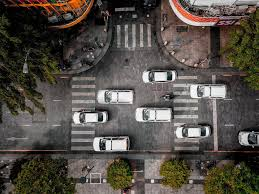
#> input picture iz2/testImage5.jpg, 259 x 194 px
$ python Kirsh.py   (older library calls are emulated)
#> lines starting #> are read from the running program, lines starting #| are printed output that depends on the picture; after the words box and inside, x2 and y2 are one past the last pixel; in counts of white or black regions, pixels touching at a corner belong together
import cv2
import numpy as np


def kirsch_operator(image):
    # Определение масок Кирша для 8 направлений
    kernels = [
        np.array([[5, 5, 5], [-3, 0, -3], [-3, -3, -3]]),  # North
        np.array([[5, 5, -3], [5, 0, -3], [-3, -3, -3]]),  # North-East
        np.array([[5, -3, -3], [5, 0, -3], [5, -3, -3]]),  # East
        np.array([[-3, -3, -3], [5, 0, -3], [5, 5, -3]]),  # South-East
        np.array([[-3, -3, -3], [-3, 0, 5], [-3, 5, 5]]),  # South
        np.array([[-3, -3, -3], [-3, 0, 5], [-3, -3, 5]]),  # South-West
        np.array([[-3, -3, 5], [-3, 0, 5], [-3, -3, 5]]),  # West
        np.array([[5, -3, -3], [-3, 0, -3], [-3, -3, -3]])  # North-West
    ]

    # Применение масок и нахождение максимума
    max_response = np.zeros(image.shape)

    for kernel in kernels:
        response = cv2.filter2D(image, cv2.CV_64F, kernel)
        max_response = np.maximum(max_response, response)

    return max_response


# Загрузка изображения и преобразование в оттенки серого
image = cv2.imread('testImage5.jpg')
#> image is the input picture: shape (194, 259, 3); mean B, G, R 70.9, 77.8, 83.6
minValue = 150

gray_image = cv2.cvtColor(image, cv2.COLOR_BGR2GRAY)
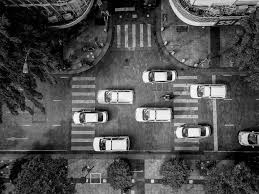
#> gray_image: shape (194, 259); min 0, max 255, mean 78.7
gray_image = cv2.GaussianBlur(gray_image, (5, 5), sigmaX=12, sigmaY=12)
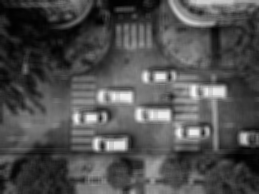
#> gray_image: shape (194, 259); min 1, max 242, mean 78.7
# Применение алгоритма Кирша
edges_kirsch = kirsch_operator(gray_image)
#> the loop in kirsch_operator, `for kernel in kernels:` made 8 passes
#> pass 1, in kirsch_operator, `response = cv2.filter2D(image, cv2.CV_64F, kernel)`:
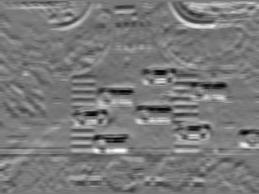
#> response: shape (194, 259) float64; min -893, max 972, mean 0.2; drawn with min black and max white
#> pass 1, in kirsch_operator, `max_response = np.maximum(max_response, response)`:
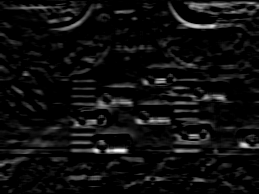
#> max_response: shape (194, 259) float64; min 0, max 972, mean 57.4; drawn with min black and max white
#> pass 2, in kirsch_operator, `response = cv2.filter2D(image, cv2.CV_64F, kernel)`:
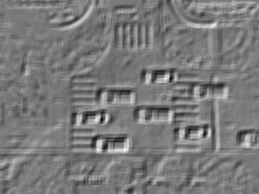
#> response: shape (194, 259) float64; min -832, max 899, mean -0.3; drawn with min black and max white
#> after the loop in kirsch_operator, `for kernel in kernels:`:
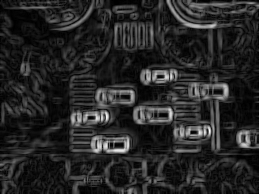
#> max_response: shape (194, 259) float64; min 0, max 1060, mean 160; drawn with min black and max white

# Нормализация результата для отображения
edges_kirsch = cv2.normalize(edges_kirsch, None, alpha=0, beta=255,
                             norm_type=cv2.NORM_MINMAX)
edges_kirsch = np.uint8(edges_kirsch)
_, edges_kirsch = cv2.threshold(edges_kirsch,minValue,255,cv2.THRESH_BINARY)
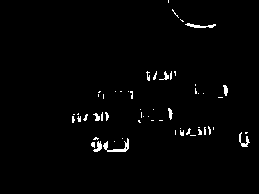
#> edges_kirsch: shape (194, 259); 1.7% white in thin lines or dots, all inside (x1, y1, x2, y2) = (72, 0, 250, 152)
# Отображение результатов
cv2.imshow('Original Image', image)
cv2.imshow('Edges using Kirsch Operator', edges_kirsch)
cv2.imwrite('result.jpg',edges_kirsch)
cv2.waitKey(0)
cv2.destroyAllWindows()

$ run again, with iz2/testImage3.jpg copied over iz2/testImage5.jpg
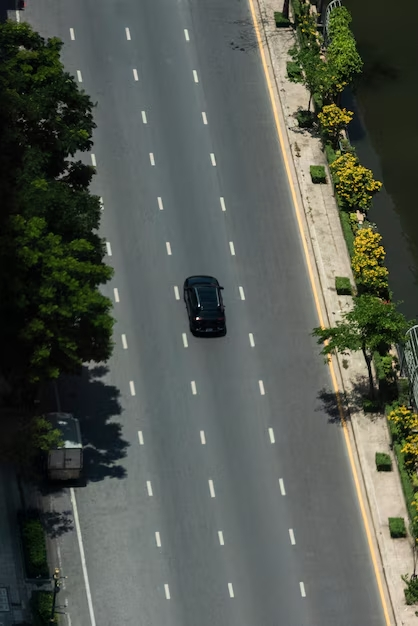
#> input picture iz2/testImage3.jpg, 418 x 626 px
#> image is the input picture: shape (626, 418, 3); mean B, G, R 81, 89.1, 84.1
#> `_, edges_kirsch = cv2.threshold(edges_kirsch,minValue,255,cv2.THRESH_B..`:
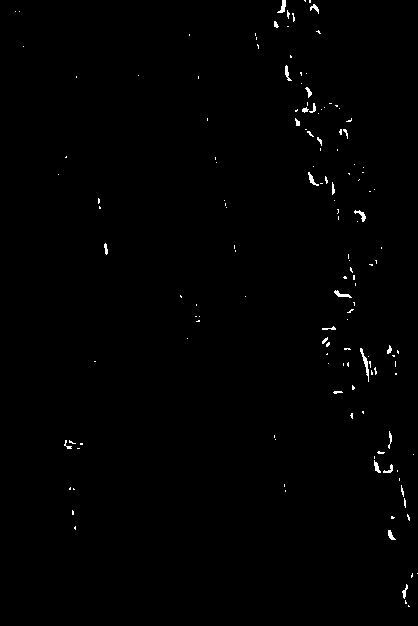
#> edges_kirsch: shape (626, 418); 0.6% white in thin lines or dots
